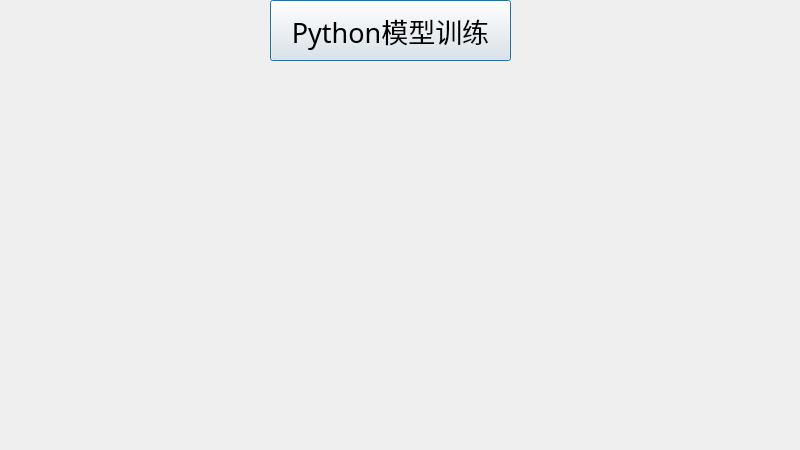
<?xml version="1.0" encoding="UTF-8"?>
<ui version="4.0">
 <class>WeatherAIPython</class>
 <widget class="QDialog" name="WeatherAIPython">
  <property name="geometry">
   <rect>
    <x>0</x>
    <y>0</y>
    <width>800</width>
    <height>450</height>
   </rect>
  </property>
  <property name="windowTitle">
   <string>天气预报(测试版)-天气AI</string>
  </property>
  <widget class="QPushButton" name="pushButton">
   <property name="geometry">
    <rect>
     <x>270</x>
     <y>0</y>
     <width>241</width>
     <height>61</height>
    </rect>
   </property>
   <property name="font">
    <font>
     <family>微软雅黑</family>
     <pointsize>20</pointsize>
    </font>
   </property>
   <property name="text">
    <string>Python模型训练</string>
   </property>
  </widget>
  <widget class="QLabel" name="label">
   <property name="geometry">
    <rect>
     <x>10</x>
     <y>70</y>
     <width>771</width>
     <height>361</height>
    </rect>
   </property>
   <property name="text">
    <string/>
   </property>
   <property name="scaledContents">
    <bool>true</bool>
   </property>
  </widget>
 </widget>
 <resources/>
 <connections/>
</ui>
